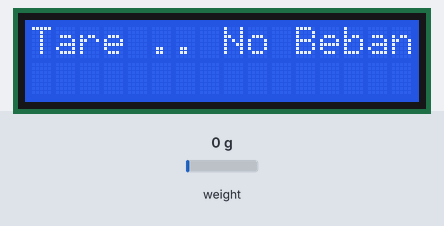
Bench run of a sketch on a simulated Arduino Uno, built with avr-gcc and run on an emulated ATmega328P. Shown: 16×2 character LCD. The inputs (shaded band) are chosen by the test bench; at power-on: weight on the scale 0 g. What the sketch prints to the serial monitor is not drawn.

Above: at 0.1 s.
At 6.2 s:
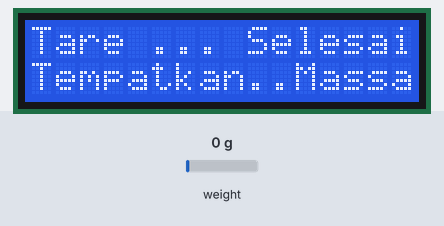
At 35.2 s:
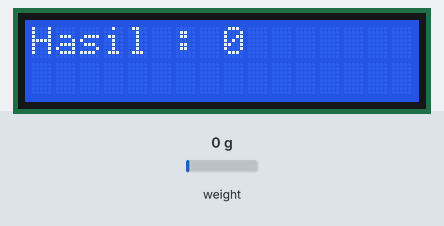

The sketch:

M8-KalibrasiLC.ino
```cpp
// PROSES PERTAMA DARI LOADCELL
// Dikodingan ini, kita ngekalibrasi dulu timbangan dengan berat benda yang mau ditimbang.

#include "HX711.h"
#include <LiquidCrystal_I2C.h>

const int LOADCELL_DOUT_PIN = 6;
const int LOADCELL_SCK_PIN = 7;

HX711 scale;
LiquidCrystal_I2C lcd(0x27,16,2); // Untuk di protheus pakai LCD Address 20 dan 27 untuk di percobaan realtimenya

void setup() {
  Serial.begin(57600);
  scale.begin(LOADCELL_DOUT_PIN, LOADCELL_SCK_PIN);
  lcd.init();
  lcd.backlight();
}

void loop() {

  if (scale.is_ready()) {
    scale.set_scale();
    Serial.println("Tare... remove any weights from the scale.");
    lcd.setCursor(0,0);
    lcd.print("Tare .. No Beban");
    delay(5000);
    lcd.clear();
    scale.tare();
    Serial.println("Tare done...");
    lcd.setCursor(0,0);
    lcd.print("Tare ... Selesai");
    Serial.print("Place a known weight on the scale...");
    lcd.setCursor(0,1);
    lcd.print("Tempatkan..Massa");
    delay(5000);
    lcd.clear();
    long reading = scale.get_units(10);
    Serial.print("Result: ");
    Serial.println(reading);
    lcd.setCursor(0,0);
    lcd.print("Hasil :");
    lcd.setCursor(8,0);
    lcd.print(reading);
    delay(10000);
    lcd.clear();
  }
  else {
    Serial.println("HX711 not found.");
    lcd.setCursor(0,0);
    lcd.print("......HX711.....");
    lcd.setCursor(0,1);
    lcd.print("Tidak Terdeteksi");
  }
  delay(1000);
}

//Faktor kalibrasinya dicari dari (hasil pembacaan)/(berat benda)
```

Measured:
- what the display in image 1 shows lasts 5.0 s, from 6.1 s to 11.1 s
